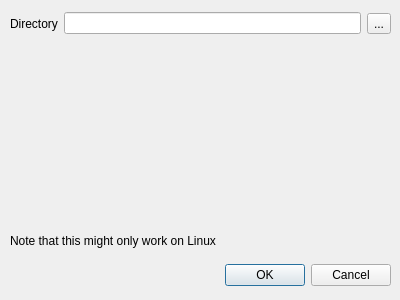
<?xml version="1.0" encoding="UTF-8"?>
<ui version="4.0">
 <class>Settings</class>
 <widget class="QDialog" name="Settings">
  <property name="geometry">
   <rect>
    <x>0</x>
    <y>0</y>
    <width>400</width>
    <height>300</height>
   </rect>
  </property>
  <property name="windowTitle">
   <string>Settings</string>
  </property>
  <widget class="QDialogButtonBox" name="buttonBox">
   <property name="geometry">
    <rect>
     <x>0</x>
     <y>260</y>
     <width>391</width>
     <height>31</height>
    </rect>
   </property>
   <property name="orientation">
    <enum>Qt::Horizontal</enum>
   </property>
   <property name="standardButtons">
    <set>QDialogButtonBox::Cancel|QDialogButtonBox::Ok</set>
   </property>
  </widget>
  <widget class="QWidget" name="horizontalLayoutWidget">
   <property name="geometry">
    <rect>
     <x>10</x>
     <y>8</y>
     <width>381</width>
     <height>31</height>
    </rect>
   </property>
   <layout class="QHBoxLayout" name="horizontalLayout">
    <item>
     <widget class="QLabel" name="label">
      <property name="text">
       <string>Directory</string>
      </property>
     </widget>
    </item>
    <item>
     <widget class="QLineEdit" name="lineDirectory"/>
    </item>
    <item>
     <widget class="QToolButton" name="toolButton">
      <property name="text">
       <string>...</string>
      </property>
     </widget>
    </item>
   </layout>
  </widget>
  <widget class="QLabel" name="label_2">
   <property name="geometry">
    <rect>
     <x>10</x>
     <y>231</y>
     <width>381</width>
     <height>20</height>
    </rect>
   </property>
   <property name="text">
    <string>Note that this might only work on Linux</string>
   </property>
  </widget>
 </widget>
 <resources/>
 <connections/>
</ui>
